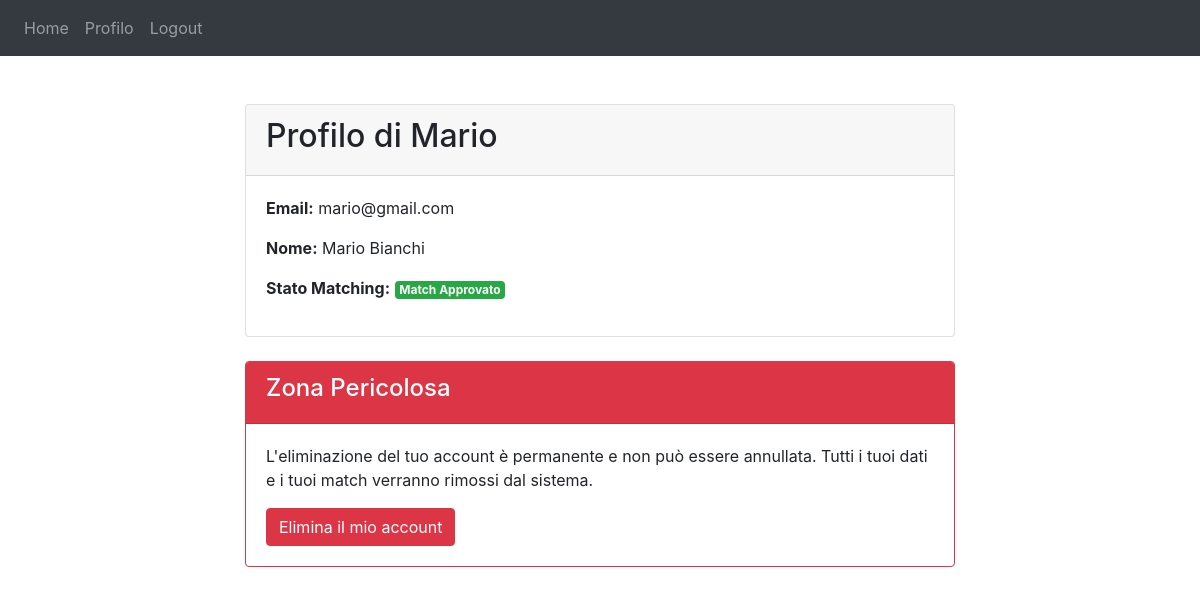
The page /profile (signed in) on the database its author committed.
### website/models.py (models this page shows)
class User(db.Model, UserMixin):
    id = db.Column(db.Integer, primary_key=True)
    email = db.Column(db.String(150), unique=True)
    password = db.Column(db.String(150))
    first_name = db.Column(db.String(150))
    surname = db.Column(db.String(150))
    is_admin = db.Column(db.Boolean, default=False, nullable=False)
    university = db.Column(db.String(150))
    current_status = db.Column(db.String(150))
    field_of_study = db.Column(db.String(150))
    participation_role = db.Column(db.String(150))
    time_commitment = db.Column(db.String(150))
    communication = db.Column(db.String(150))
    improve_communication = db.Column(db.String(150))
    help_writing_paper = db.Column(db.String(150))
    maximize_conference_experience = db.Column(db.String(150))
    help_choice_time_abroad = db.Column(db.String(150))
    phd_work_balance = db.Column(db.String(150))
    phd_family_balance = db.Column(db.String(150))
    improve_soft_skills = db.Column(db.String(150))
    help_academic_career = db.Column(db.String(150))
    help_industrial_career = db.Column(db.String(150))
    talk_mental_wellbeing = db.Column(db.String(150))
    discovery = db.Column(db.String(150))
    advice = db.Column(db.String(150))
    promotion_help = db.Column(db.String(150))
    matching_status = db.Column(db.Integer, default=None, nullable=True)

### website/views.py (the view)
@views.route('/profile')
@login_required
def profile():
    return render_template("profile.html", user=current_user)

### website/templates/profile.html (shortened to what this page needs)
{% extends "base.html" %}
{% block content %}
<div class="container mt-5">
    <div class="row justify-content-center">
        <div class="col-md-8">
            <div class="card">
                <div class="card-header">
                    <h2>Profilo di {{ current_user.first_name.capitalize() }}</h2>
                </div>
                <div class="card-body">
                    <p><strong>Email:</strong> {{ current_user.email }}</p>
                    <p><strong>Nome:</strong> {{ current_user.first_name.capitalize() }} {{ current_user.surname.capitalize() }}</p>
                    <p><strong>Stato Matching:</strong>
                        {% if current_user.matching_status == 0 %}
                            <span class="badge badge-success">Match Approvato</span>
                        {% elif current_user.matching_status == 5 %}
                            <span class="badge badge-info">In attesa di approvazione</span>
                        {% elif current_user.matching_status in [1, 2, 3] %}
                            <span class="badge badge-warning">In attesa di matching</span>
                        {% else %}
                            <span class="badge badge-secondary">Form non compilato</span>
                        {% endif %}
                    </p>
                </div>
            </div>
            {% if not current_user.is_admin %}
            <div class="card border-danger mt-4">
                <div class="card-header bg-danger text-white">
                    <h4>Zona Pericolosa</h4>
                </div>
                <div class="card-body">
                    <p>L'eliminazione del tuo account è permanente e non può essere annullata. Tutti i tuoi dati e i tuoi match verranno rimossi dal sistema.</p>
                    <form method="POST" action="{{ url_for('auth.delete_account') }}">
                        <button type="submit"
                                class="btn btn-danger"
                                onclick="return confirm('Sei assolutamente sicuro di voler eliminare il tuo account? Questa azione è irreversibile.')">
                            Elimina il mio account
                        </button>
                    </form>
                </div>
            </div>
            {% endif %}
            </div>
    </div>
</div>
{% endblock %}

### rows shown on the page
User: first_name "Mario", email "mario@gmail.com", surname "Bianchi"
